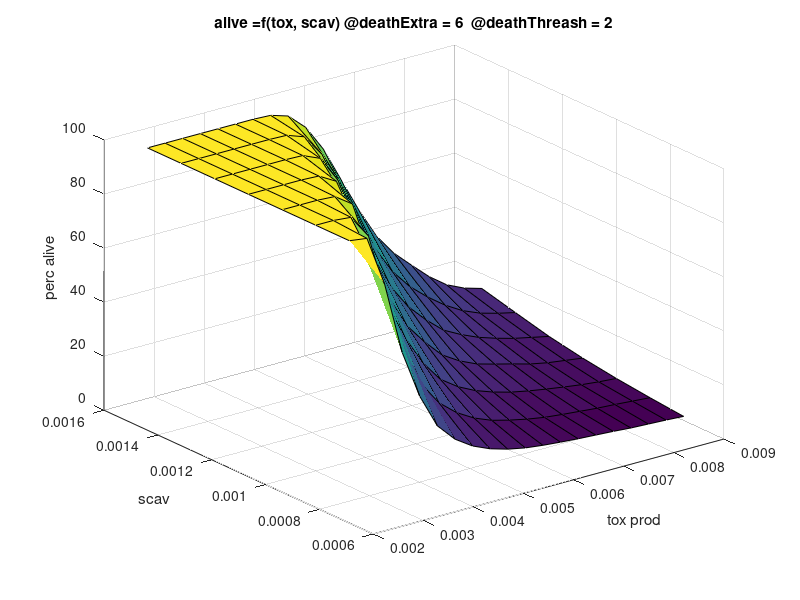

The MATLAB source for this figure:
%%
% all diff rates = 0.1
% on death extra = 6
% on death threashold = 2
% insult = 0
% detox extra = 0.001
z= [
 100.00%
100.00%
100.00%
100.00%
100.00%
100.00%
100.00%
99.10%
100.00%
100.00%
100.00%
100.00%
100.00%
100.00%
80.50%
99.40%
100.00%
100.00%
100.00%
100.00%
100.00%
53.40%
90.70%
99.60%
100.00%
100.00%
100.00%
100.00%
35.40%
64.80%
95.10%
99.70%
100.00%
100.00%
100.00%
22.70%
45.30%
74.50%
96.00%
99.80%
100.00%
100.00%
16.00%
30.70%
54.20%
82.50%
97.00%
99.80%
100.00%
11.70%
22.00%
40.20%
63.00%
87.20%
97.50%
99.70%
8.90%
16.60%
29.30%
47.50%
70.30%
89.30%
97.70%
7.00%
12.80%
21.40%
35.60%
55.20%
77.60%
91.70%
5.70%
10.20%
16.90%
27.80%
42.50%
63.30%
81.90%
4.90%
8.50%
13.70%
21.20%
33.30%
49.30%
68.90%
4.30%
7.10%
11.40%
17.20%
26.70%
38.90%
56.00%
3.80%
6.00%
9.60%
14.30%
21.10%
31.50%
44.60%
3.40%
5.30%
8.30%
12.50%
17.70%
25.90%
36.40%
3.00%
4.70%
7.20%
10.80%
14.90%
21.10%
30.20%
2.50%
4.10%
6.20%
9.00%
12.80%
17.30%
24.20%
2.20%
3.70%
5.30%
7.70%
11.00%
14.60%
19.40%
1.90%
3.20%
4.60%
6.80%
9.60%
12.80%
16.40%
1.50%
2.70%
4.10%
5.90%
8.20%
11.30%
14.50%
];


xdimsize = 20;
ydimsize = 7;


x = linspace(0.00233,0.009, xdimsize);
y = linspace(0.00075, 0.0015,ydimsize);

[X,Y]=meshgrid(x,y);
figure; surf(X, Y ,reshape(z, [ydimsize xdimsize]));
xlabel('tox prod'); ylabel('scav'); zlabel('perc alive');
title('alive =f(tox, scav) @deathExtra = 6  @deathThreash = 2');